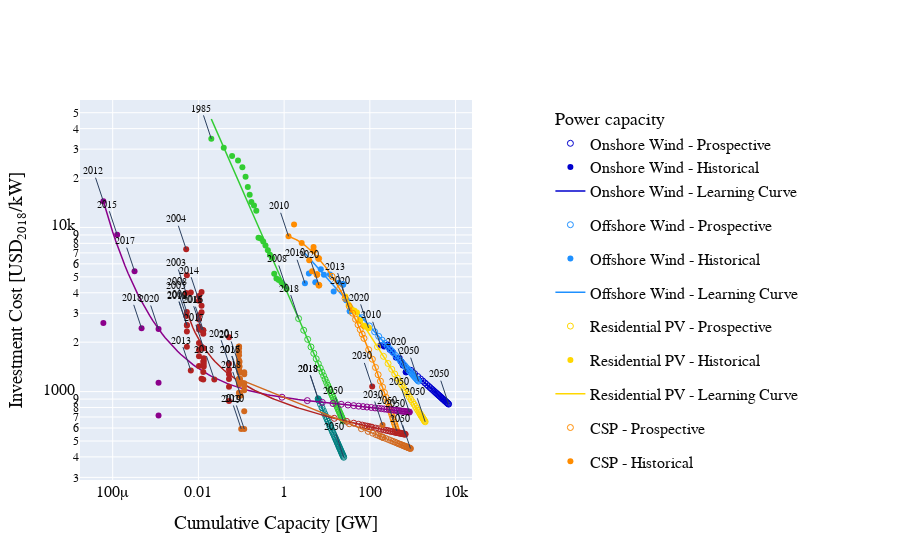

The notebook cell saved with this chart:
### Code cell
hist_installed_cap = hist_cost['installed_cap']
hist_c_inv = hist_cost['c_inv']
hist_year = hist_cost['year']

future_installed_cap = future_cost['installed_cap']
future_c_inv = future_cost['c_inv']

first_point_year = hist_cost[(hist_cost.c_inv >= 0)].year.min()
last_hist_point_year = hist_cost[(hist_cost.c_inv >= 0)].year.max()
log_first_point = np.log10(hist_cost[(hist_cost.year == first_point_year)].installed_cap.head(1))
log_last_point = np.log10(future_cost[(future_cost.year == 2050)].installed_cap)

x_reg = np.logspace(float(log_first_point), float(log_last_point), 100)
y_reg = np.exp(a+b*np.log(x_reg))


# Add traces

fig.add_trace(go.Scatter(x=future_installed_cap, y=future_c_inv,
                         mode='markers',
                         marker_symbol='circle-open',
                         name='ALK Electrolysis - Prospective',
                         marker = dict(color=colour_alk, size=marker_size)))

fig.add_trace(go.Scatter(x=hist_installed_cap, y=hist_c_inv,
                         #text = hist_year,
                         #textposition='top right',
                         mode='markers+text',
                         marker_symbol='circle',
                         textfont_size=years_font_size,
                         name='ALK Electrolysis - Historical',
                         marker = dict(color=colour_alk, size=marker_size)))

fig.add_trace(go.Scatter(x=x_reg, y=y_reg,
                         mode='lines',
                         name='ALK Electrolysis - Learning Curve',
                         line=dict(color=colour_alk, width=line_width)))

years = hist_cost.year.unique()
for i in range(len(years)):
    x = float(hist_cost[(hist_cost.c_inv >= 0) & (hist_cost.year == years[i])].installed_cap.sample(1))
    y = float(hist_cost[(hist_cost.c_inv >= 0) & (hist_cost.year == years[i])].c_inv.sample(1))
    year = years[i]
    fig.add_annotation(x=np.log10(x), y=np.log10(y),
            text=str(year),
            showarrow=True,
            font=dict(
                family="Times New Roman",
                size=years_font_size,
                color=colour_main_axis))

fig.show()
